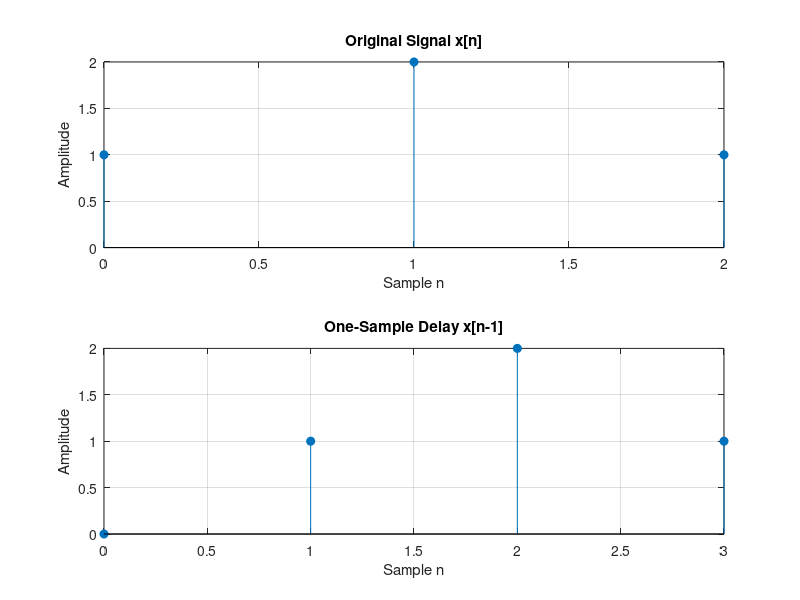
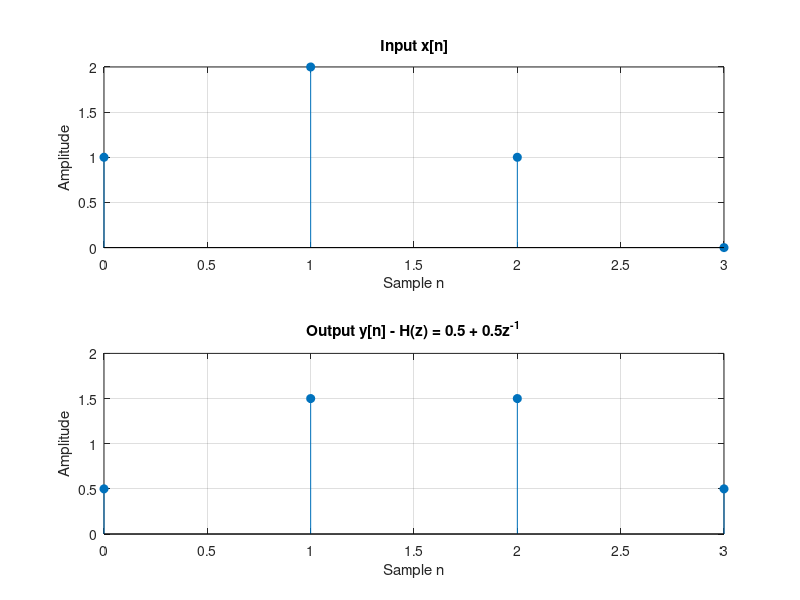
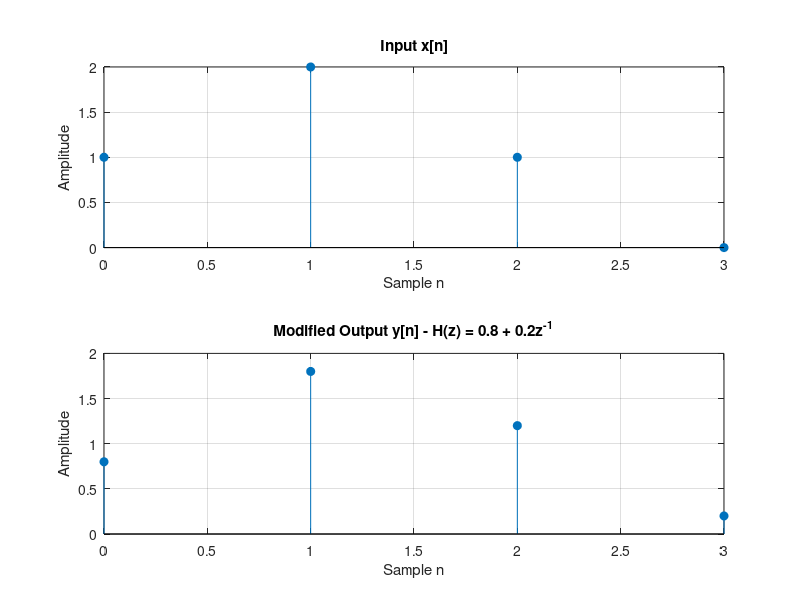

Write MATLAB code to recreate these figures, in order.
clear; clc; close all;

%% Part 1: Original signal and a one-sample delay
x = [1 2 1];
n = 0:length(x)-1;

% Add a zero at the beginning to delay the signal by one sample.
xDelayed = [0 x];
nDelayed = 0:length(xDelayed)-1;

figure(1);
subplot(2,1,1);
stem(n, x, 'filled');
title('Original Signal x[n]');
xlabel('Sample n'); ylabel('Amplitude');
grid on;

subplot(2,1,2);
stem(nDelayed, xDelayed, 'filled');
title('One-Sample Delay x[n-1]');
xlabel('Sample n'); ylabel('Amplitude');
grid on;

%% Part 2: System H(z) = 0.5 + 0.5*z^(-1)
b = [0.5 0.5];
a = 1;

% Add a zero to display the last nonzero output sample.
xInput = [x 0];
y = filter(b, a, xInput);
nOutput = 0:length(y)-1;

figure(2);
subplot(2,1,1);
stem(nOutput, xInput, 'filled');
title('Input x[n]');
xlabel('Sample n'); ylabel('Amplitude');
grid on;

subplot(2,1,2);
stem(nOutput, y, 'filled');
title('Output y[n] - H(z) = 0.5 + 0.5z^{-1}');
xlabel('Sample n'); ylabel('Amplitude');
grid on;

disp('Output samples for H(z) = 0.5 + 0.5z^(-1):');
disp(y);

%% Part 2, Task 6: Modified system H(z) = 0.8 + 0.2*z^(-1)
bModified = [0.8 0.2];
yModified = filter(bModified, a, xInput);

figure(3);
subplot(2,1,1);
stem(nOutput, xInput, 'filled');
title('Input x[n]');
xlabel('Sample n'); ylabel('Amplitude');
grid on;

subplot(2,1,2);
stem(nOutput, yModified, 'filled');
title('Modified Output y[n] - H(z) = 0.8 + 0.2z^{-1}');
xlabel('Sample n'); ylabel('Amplitude');
grid on;

disp('Output samples for H(z) = 0.8 + 0.2z^(-1):');
disp(yModified);
